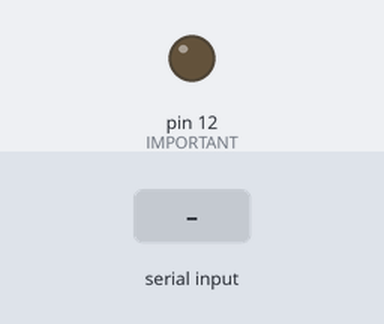
The sketch below on a simulated Arduino Uno, built with avr-gcc and run on an emulated ATmega328P. On the bench: output pins drawn as LEDs (lit = HIGH). Inputs (shaded band) come from the test bench.

Above: at 1.2 s.
1.3 s: "90,45\n" received over Serial
At 2.5 s:
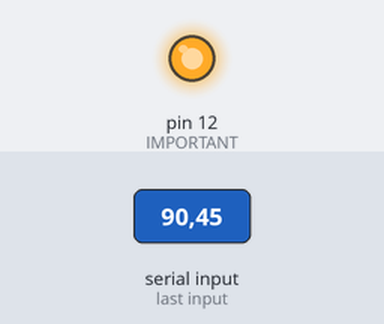
2.8 s: "30,150\n" received over Serial
At 3.9 s:
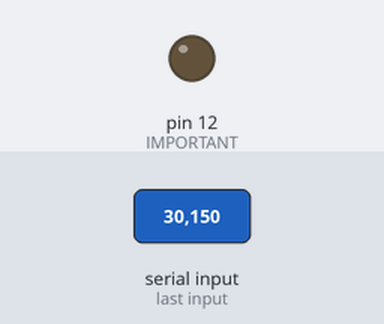
4.3 s: "90\n" received over Serial
At 4.9 s:
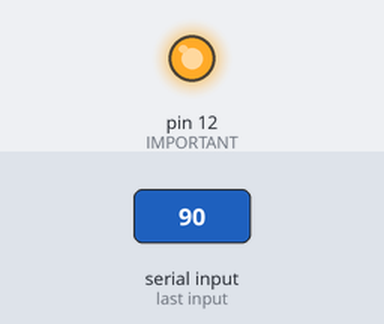
Timing chart, 0 to 7.3 s (numbered marks = the images above; inputs shaded):
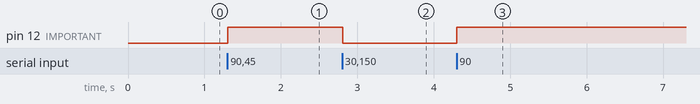

The sketch:

sketchv0.1.ino
```cpp
//
// IMPORTANT! Before using this, please use a resistor on your choosen analog gauge, high voltages (or currents) can damage them.
//

int cpuLoad;

void setup() {
  Serial.begin(9600);   // IMPORTANT! Change this baudrate to match the baudrate in the python script.
  pinMode(12, OUTPUT);  // IMPORTANT! Set this to what pin you want to use for the PWM signal. See wiring diagram for more details.
}

void loop() {
  if (Serial.available()) {
    String line = Serial.readStringUntil('\n');
    cpuLoad = line.toInt();
    updatePWM(cpuLoad);
  }
}

void updatePWM(int load) {
  int pwmValue = map(load, 0, 100, 0, 255);
  analogWrite(12, pwmValue);
}
```

Measured:
- after the input at 1.3 s, pin 12 (IMPORTANT): LOW → HIGH at once
- after the input at 2.8 s, pin 12 (IMPORTANT): HIGH → LOW at once
- after the input at 4.3 s, pin 12 (IMPORTANT): LOW → HIGH at once
